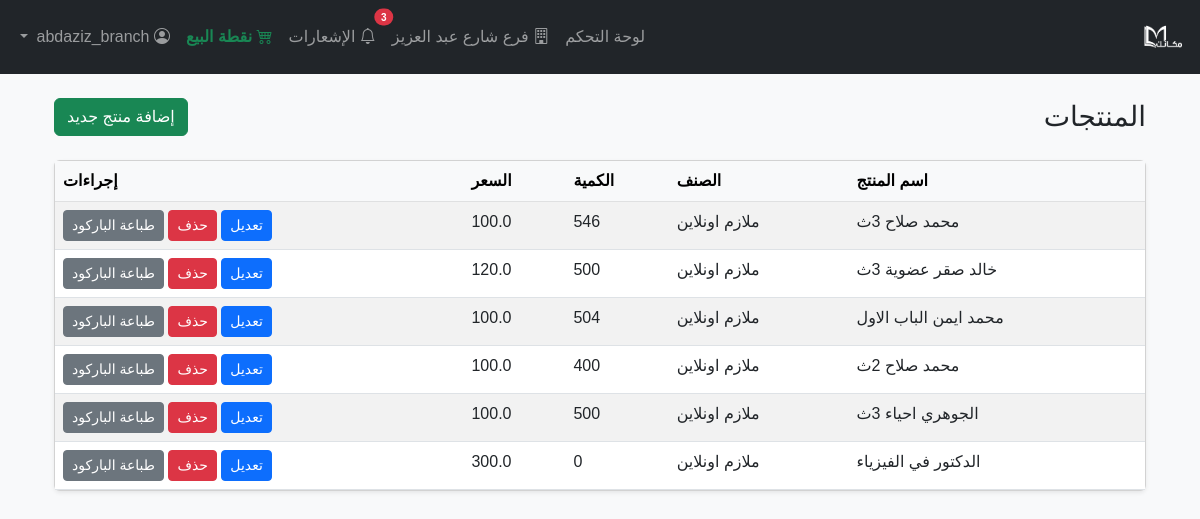
The app's page /products/ (signed in) with its own data.
### models/branch.py (models this page shows, shortened)
class Branch(db.Model):
    __tablename__ = 'branches'
    id = db.Column(db.Integer, primary_key=True)
    name = db.Column(db.String(100), nullable=False, unique=True)
    address = db.Column(db.String(255), nullable=True)
    phone = db.Column(db.String(20), nullable=True)
    manager = db.Column(db.String(100), nullable=True)
    is_active = db.Column(db.Boolean, default=True)
    created_at = db.Column(db.DateTime, default=db.func.current_timestamp())

### models/product.py (models this page shows)
class Product(db.Model):
    __tablename__ = 'products'
    id = db.Column(db.Integer, primary_key=True)
    name = db.Column(db.String(128), nullable=False)
    category_id = db.Column(db.Integer, db.ForeignKey('categories.id'), nullable=False)
    price = db.Column(db.Float, nullable=False)
    quantity = db.Column(db.Integer, nullable=False, default=0)
    barcode = db.Column(db.String(64), unique=True, nullable=True)

### models/category.py (models this page shows)
class Category(db.Model):
    __tablename__ = 'categories'
    id = db.Column(db.Integer, primary_key=True)
    name = db.Column(db.String(64), unique=True, nullable=False)
    products = db.relationship('Product', backref='category', lazy=True)

### routes/products.py (the view)
@products_bp.route('/')
@login_required
def list_products():
    products = Product.query.all()
    return render_template('products/list.html', title='المنتجات', products=products)

### models/user.py (called while the page is built)
    def is_admin(self):
        return self.role == 'admin'

    def is_branch_user(self):
        return self.role in ['branch_manager', 'branch_employee']

    def get_branch_name(self):
        return self.branch.name if self.branch else 'غير محدد'

### templates/products/list.html
{% extends 'base.html' %}
{% block content %}
<div class="container" dir="rtl">
    <div class="d-flex justify-content-between align-items-center mb-4">
        <h3 class="mb-0">المنتجات</h3>
        <a href="{{ url_for('products.add_product') }}" class="btn btn-success">إضافة منتج جديد</a>
    </div>
    <div class="card shadow-sm">
        <div class="card-body p-0">
            <table class="table table-striped text-end mb-0">
                <thead class="table-light">
                    <tr>
                        <th>اسم المنتج</th>
                        <th>الصنف</th>
                        <th>الكمية</th>
                        <th>السعر</th>
                        <th>إجراءات</th>
                    </tr>
                </thead>
                <tbody>
                    {% for product in products %}
                    <tr>
                        <td>{{ product.name }}</td>
                        <td>{{ product.category.name if product.category else '-' }}</td>
                        <td>{{ product.quantity }}</td>
                        <td>{{ product.price }}</td>
                        <td>
                            <a href="{{ url_for('products.edit_product', product_id=product.id) }}" class="btn btn-sm btn-primary">تعديل</a>
                            <form method="POST" action="{{ url_for('products.delete_product', product_id=product.id) }}" style="display:inline-block" onsubmit="return confirm('هل أنت متأكد من حذف المنتج؟');">
                                <button type="submit" class="btn btn-sm btn-danger">حذف</button>
                            </form>
                            {% if product.barcode %}
                            <button class="btn btn-sm btn-secondary" onclick="window.open('{{ url_for('products.print_barcode', product_id=product.id) }}', '_blank', 'width=450,height=350');">طباعة الباركود</button>
                            {% endif %}
                        </td>
                    </tr>
                    {% else %}
                    <tr>
                        <td colspan="5" class="text-center">لا توجد منتجات حالياً.</td>
                    </tr>
                    {% endfor %}
                </tbody>
            </table>
        </div>
    </div>
</div>
{% endblock %}

### templates/base.html (shortened to what this page needs)
<!DOCTYPE html>
<html lang="ar" dir="rtl">
<head>
    <link href="https://cdn.jsdelivr.net/npm/bootstrap@5.3.0/dist/css/bootstrap.rtl.min.css" rel="stylesheet">
</head>
<body>
<nav class="navbar navbar-expand-lg navbar-dark bg-dark mb-4">
    <div class="container-fluid">
        <a class="navbar-brand d-flex align-items-center" href="{{ url_for('dashboard') }}">
            <img src="/static/logo.png" alt="شعار النظام" style="height:48px;max-width:200px;object-fit:contain;vertical-align:middle;">
        </a>
        <div class="collapse navbar-collapse" id="navbarNav">
            <ul class="navbar-nav ms-auto">
                {% if current_user.is_authenticated %}
                    <li class="nav-item">
                        <a class="nav-link {% if request.endpoint == 'dashboard' %}active{% endif %}" href="{{ url_for('dashboard') }}">لوحة التحكم</a>
                    </li>
                    {% if current_user.is_admin() %}
                        <li class="nav-item">
                            <a class="nav-link {% if request.endpoint and request.endpoint.startswith('branches.') %}active{% endif %}" href="{{ url_for('branches.list_branches') }}">
                                <i class="bi bi-building"></i> إدارة الفروع
                            </a>
                        </li>
                        <li class="nav-item">
                            <a class="nav-link {% if request.endpoint and request.endpoint.startswith('stats.') %}active{% endif %}" href="{{ url_for('stats.stats_dashboard') }}">الإحصائيات</a>
                        </li>
                        <li class="nav-item">
                            <a class="nav-link {% if request.endpoint and request.endpoint.startswith('products.') %}active{% endif %}" href="{{ url_for('products.list_products') }}">المنتجات</a>
                        </li>
                        <li class="nav-item">
                            <a class="nav-link {% if request.endpoint and request.endpoint.startswith('categories.') %}active{% endif %}" href="{{ url_for('categories.list_categories') }}">الأصناف</a>
                        </li>
                        <li class="nav-item">
                            <a class="nav-link {{ 'active' if request.endpoint == 'movements.list_movements' }}" href="{{ url_for('movements.list_movements') }}">
                                <i class="bi bi-arrow-left-right"></i> الحركات
                            </a>
                        </li>
                    {% elif current_user.is_branch_user() %}
                        <li class="nav-item">
                            <a class="nav-link {% if request.endpoint and request.endpoint.startswith('branch_dashboard.') %}active{% endif %}" href="{{ url_for('branch_dashboard.dashboard') }}">
                                <i class="bi bi-building"></i> {{ current_user.get_branch_name() }}
                            </a>
                        </li>
                    {% endif %}
                    {% if current_user.is_admin() or current_user.is_branch_user() %}
                        <li class="nav-item position-relative">
                            <a class="nav-link {% if request.endpoint == 'branch_dashboard.notifications' %}active{% endif %}" href="{{ url_for('branch_dashboard.notifications') }}">
                                <i class="bi bi-bell"></i>
                                {% set unread_count = current_user.branch.received_notifications|selectattr('is_read', 'equalto', False)|list|length if current_user.is_branch_user() else 0 %}
                                {% if current_user.is_admin() %}
                                    {% set unread_count = unread_count + (notifications_count or 0) %}
                                {% endif %}
                                {% if unread_count > 0 %}
                                    <span class="position-absolute top-0 start-0 translate-middle badge rounded-pill bg-danger" style="font-size:10px;">{{ unread_count }}</span>
                                {% endif %}
                                الإشعارات
                            </a>
                        </li>
                    {% endif %}
                    <li class="nav-item">
                        <a class="nav-link fw-bold text-success" href="{{ url_for('pos.pos_home') }}">
                            <i class="bi bi-cart4"></i> نقطة البيع
                        </a>
                    </li>
                    <li class="nav-item dropdown">
                        <a class="nav-link dropdown-toggle" href="#" id="userDropdown" role="button" data-bs-toggle="dropdown" aria-expanded="false">
                            <i class="bi bi-person-circle"></i> {{ current_user.username }}{% if current_user.is_admin() %} <span class="badge bg-danger">مدير</span>{% endif %}
                        </a>
                    </li>
                {% endif %}
            </ul>
        </div>
    </div>
</nav>
<div class="container">
    {% block content %}{% endblock %}
</div>
<link rel="stylesheet" href="https://cdn.jsdelivr.net/npm/bootstrap-icons@1.10.5/font/bootstrap-icons.css">
</body>
</html>

### templates/base.html (style rules this page uses)
body { font-family: 'Cairo', Tahoma, Arial, sans-serif; background: #f8f9fa; }

### records on screen
Branch: get_branch_name "فرع شارع عبد العزيز"
Product: name "محمد صلاح 3ث", category "ملازم اونلاين", quantity "546", price "100.0"
Product: name "خالد صقر عضوية 3ث", category "ملازم اونلاين", quantity "500", price "120.0"
Product: name "محمد ايمن الباب الاول", category "ملازم اونلاين", quantity "504", price "100.0"
Product: name "محمد صلاح 2ث", category "ملازم اونلاين", quantity "400", price "100.0"
Product: name "الجوهري احياء 3ث", category "ملازم اونلاين", quantity "500", price "100.0"
Product: name "الدكتور في الفيزياء", category "ملازم اونلاين", quantity "0", price "300.0"

### other values on screen
{{ unread_count }} "3"
